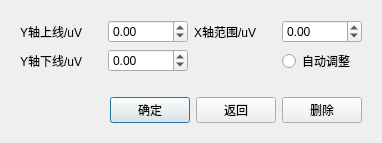
<?xml version="1.0" encoding="UTF-8"?>
<ui version="4.0">
 <class>plotinf</class>
 <widget class="QDialog" name="plotinf">
  <property name="geometry">
   <rect>
    <x>0</x>
    <y>0</y>
    <width>382</width>
    <height>138</height>
   </rect>
  </property>
  <property name="windowTitle">
   <string>Dialog</string>
  </property>
  <layout class="QVBoxLayout" name="verticalLayout">
   <item>
    <widget class="QWidget" name="widget_3" native="true">
     <layout class="QGridLayout" name="gridLayout">
      <item row="0" column="0">
       <widget class="QLabel" name="label_8">
        <property name="text">
         <string>Y轴上线/uV</string>
        </property>
       </widget>
      </item>
      <item row="0" column="1">
       <widget class="QDoubleSpinBox" name="m_inf_ymax">
        <property name="minimumSize">
         <size>
          <width>80</width>
          <height>0</height>
         </size>
        </property>
        <property name="maximumSize">
         <size>
          <width>80</width>
          <height>16777215</height>
         </size>
        </property>
        <property name="minimum">
         <double>-99.989999999999995</double>
        </property>
       </widget>
      </item>
      <item row="1" column="0">
       <widget class="QLabel" name="label_9">
        <property name="text">
         <string>Y轴下线/uV</string>
        </property>
       </widget>
      </item>
      <item row="0" column="2">
       <widget class="QLabel" name="label_10">
        <property name="text">
         <string>X轴范围/uV</string>
        </property>
       </widget>
      </item>
      <item row="0" column="3">
       <widget class="QDoubleSpinBox" name="m_inf_xrange">
        <property name="minimumSize">
         <size>
          <width>80</width>
          <height>0</height>
         </size>
        </property>
        <property name="maximumSize">
         <size>
          <width>80</width>
          <height>16777215</height>
         </size>
        </property>
        <property name="minimum">
         <double>-99.989999999999995</double>
        </property>
       </widget>
      </item>
      <item row="1" column="1">
       <widget class="QDoubleSpinBox" name="m_inf_ymin">
        <property name="minimumSize">
         <size>
          <width>80</width>
          <height>0</height>
         </size>
        </property>
        <property name="maximumSize">
         <size>
          <width>80</width>
          <height>16777215</height>
         </size>
        </property>
        <property name="minimum">
         <double>-99.989999999999995</double>
        </property>
       </widget>
      </item>
      <item row="1" column="3">
       <widget class="QRadioButton" name="m_autoadjust">
        <property name="text">
         <string>自动调整</string>
        </property>
       </widget>
      </item>
     </layout>
    </widget>
   </item>
   <item>
    <widget class="QWidget" name="widget_6" native="true">
     <layout class="QHBoxLayout" name="horizontalLayout_6">
      <item>
       <spacer name="horizontalSpacer_9">
        <property name="orientation">
         <enum>Qt::Horizontal</enum>
        </property>
        <property name="sizeHint" stdset="0">
         <size>
          <width>200</width>
          <height>20</height>
         </size>
        </property>
       </spacer>
      </item>
      <item>
       <widget class="QPushButton" name="m_btn_sure">
        <property name="text">
         <string>确定</string>
        </property>
       </widget>
      </item>
      <item>
       <widget class="QPushButton" name="m_btn_return">
        <property name="text">
         <string>返回</string>
        </property>
       </widget>
      </item>
      <item>
       <widget class="QPushButton" name="m_btn_deletemodule">
        <property name="text">
         <string>删除</string>
        </property>
       </widget>
      </item>
     </layout>
    </widget>
   </item>
  </layout>
 </widget>
 <resources/>
 <connections/>
</ui>
